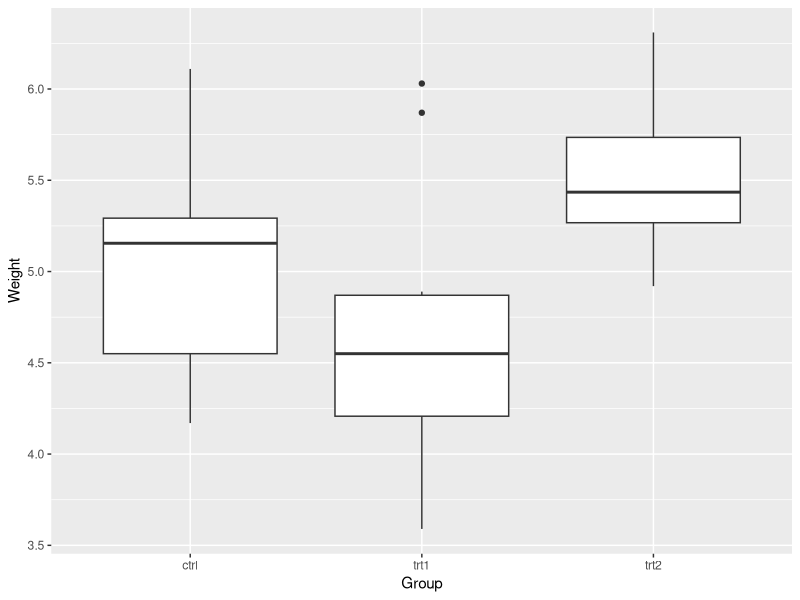
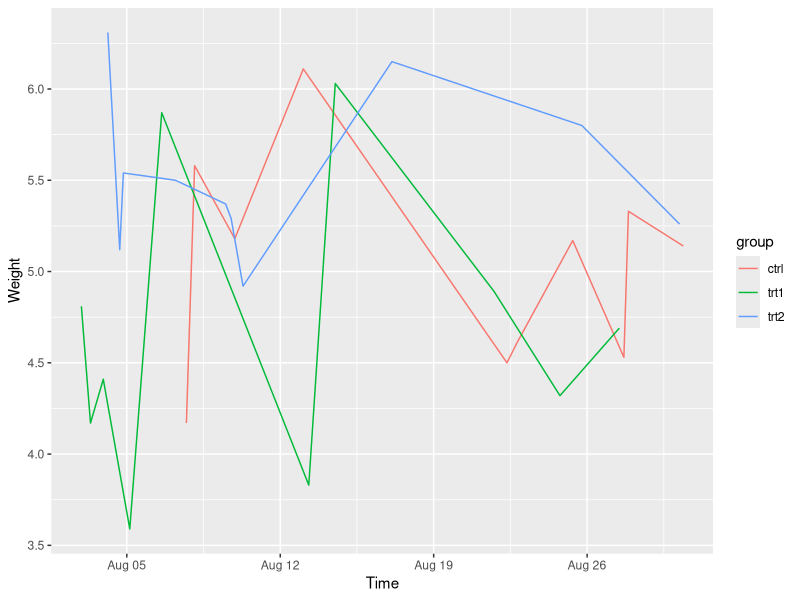
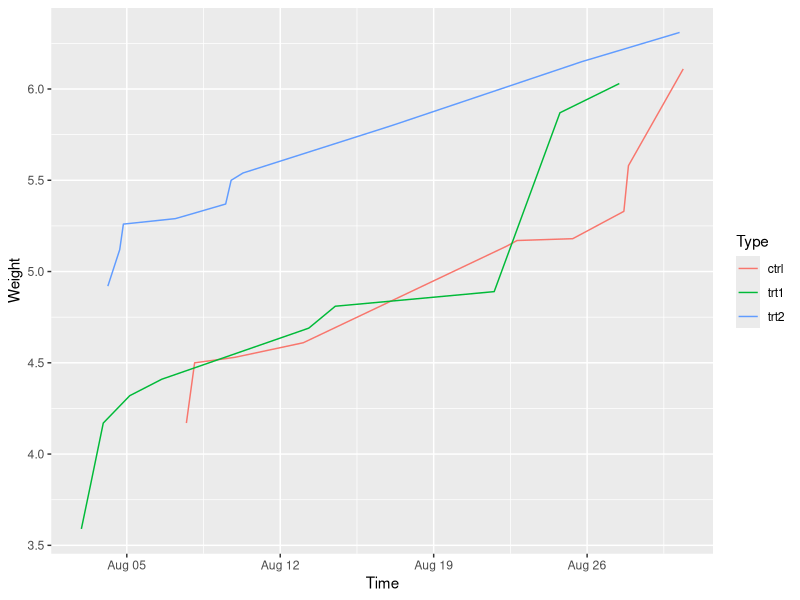

Write the R code that produced these figures, in order.
## ---- chunk 1
# Preallocate memory to store the values
mat <- matrix(NA, nrow = 10, ncol = 4)

# Generate random numbers and then repeat manually
mat[, 1] <- runif(10)
mat[, 2] <- runif(10)
mat[, 3] <- runif(10)
mat[, 4] <- runif(10)

# Print out the results
print(mat)
## ---- chunk 2
# Preallocate
mat <- matrix(NA, nrow = 10, ncol = 4)

# Sequence
for (i.col in 1:ncol(mat)) {
	
	# Body
	
	# Uncomment the following line to see how i.col is changing
	# cat('The current column index is', i.col, '\n')
	
	mat[, i.col] <- runif(nrow(mat))
}

print(mat)
## ---- chunk 3
# Preallocate
df <- data.frame(
	name = c('Tom', 'Bob', 'Alice'),
	age = c(24, 19, 21),
	stringsAsFactors = F)           # Don't convert strings to categories

num.rows <- nrow(df)

# Sequence
for (i in seq_len(num.rows)) {
	
	# Body
	if (df$age[i] >= 20) {
		print(df$name[i])
	}
}

# Q: Can you flatten the for loop and generate the same results?
# Q: Can you translate the for loop to a while loop?
## ---- chunk 4
# I have several data objects
vec <- runif(n = 100, min = 10, max = 100)
mat <- matrix(data = rnorm(n = 50, mean = 10, sd = 3),
              nrow = 10)

# I would like to
# - first center the values;
# - second normalize the values using the maximum;
# - third calculate the median of the normalized values.
# 

# Without functions
vec.center <- scale(vec, center = T, scale = F)
print(median(vec.center / max(vec.center)))

mat.center <- scale(mat, center = T, scale = F)
print(median(mat.center / max(mat.center)))

# With functions
scaled.median <- function(x) {
  # Center the values
  x <- scale(x, center = T, scale = F)
  
  # Normalize the values
  x <- x / max(x)
  
  # Calculate the median
  result <- median(x)
  
  # Return the result
  return(result)
}

print(scaled.median(vec))
print(scaled.median(mat))
## ---- chunk 5
# Load the data set
data("PlantGrowth")

# What did we just load?
class(PlantGrowth)

# I still do not know what we just loaded ...
str(PlantGrowth)

# But there are ellipses. How big is the data set?
dim(PlantGrowth)

# OK. I want to know some statistics about the data set.
summary(PlantGrowth$weight)

# Well. But I would like summary information broken up by groups
tapply(PlantGrowth$weight, PlantGrowth$group, summary)
## ---- chunk 6
# Install the package if you have not done so
# install.packages('ggplot2)
#
library(ggplot2)

# Generate a boxplot for all groups
ggplot(data = PlantGrowth) +
	geom_boxplot(mapping = aes(x = group, y = weight)) +
	labs(x = 'Group', y = 'Weight')
## ---- chunk 7
# Read the time records from a CSV file
time.records <- read.table('assets/plant-growth-time.csv',
                           sep = ',', stringsAsFactors = F)

# Q: Can you use what we have learned to examine 
# what we have just loaded?
# 

# Convert from characters to POSIXct
time.records <- strptime(time.records$V1, format = '%Y-%m-%d %H:%M:%S')

# Add these records to our data frame
PlantGrowth <- cbind(PlantGrowth, time.records)

# Visualization
ggplot(data = PlantGrowth) +
	geom_line(mapping = aes(x = time.records, y = weight, color = group)) +
	labs(x = 'Time', y = 'Weight')
## ---- chunk 8
# So the data are not sorted. We need to sort the data per group.
sorted.measurements <- tapply(PlantGrowth$weight, PlantGrowth$group, sort)

# The returned result is a list, convert them to a vector
sorted.measurements <- unlist(sorted.measurements, use.names = F)

# Now measurements are sorted by groups. We can assign these values back
PlantGrowth$weight <- sorted.measurements

# Generate the same plot
ggplot(data = PlantGrowth) +
	geom_line(mapping = aes(x = time.records, y = weight, color = group)) +
	labs(x = 'Time', y = 'Weight') +
	guides(color = guide_legend(title = 'Type'))
